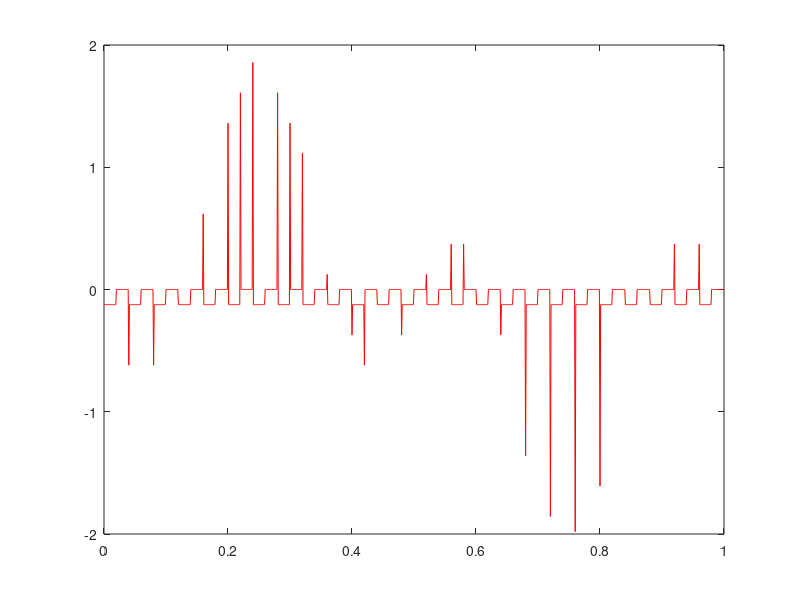

The MATLAB script that drew this image:
clc

t = 0 : 0.001 : 0.999;
fim = 50;

gt = sin(2*pi*t) - sin(6*pi*t);

imp = zeros(1,length(t));
imp(1 : 20 : 1000) = 1;

ct = gt .* imp ;
q_val = 16;
delta = (max(ct) - min(ct))/q_val ;
start = max(ct) - delta/2;

q = zeros(1,q_val);
q(1,1) = start;

for i = 1:(q_val-1)
    q(1,i+1) = start - i*delta;
end

for i = 1:length(ct)
    for j = 1:length(q)
        if ct(i) >= q(j)
            ct(i) = q(j);
            break
        end
    end
end

pt_1b = (square(pi*t*fim , 50) +1)/2 ;
gpt_1b = pt_1b .* ct;
plot(t,gpt_1b,'color','red');


